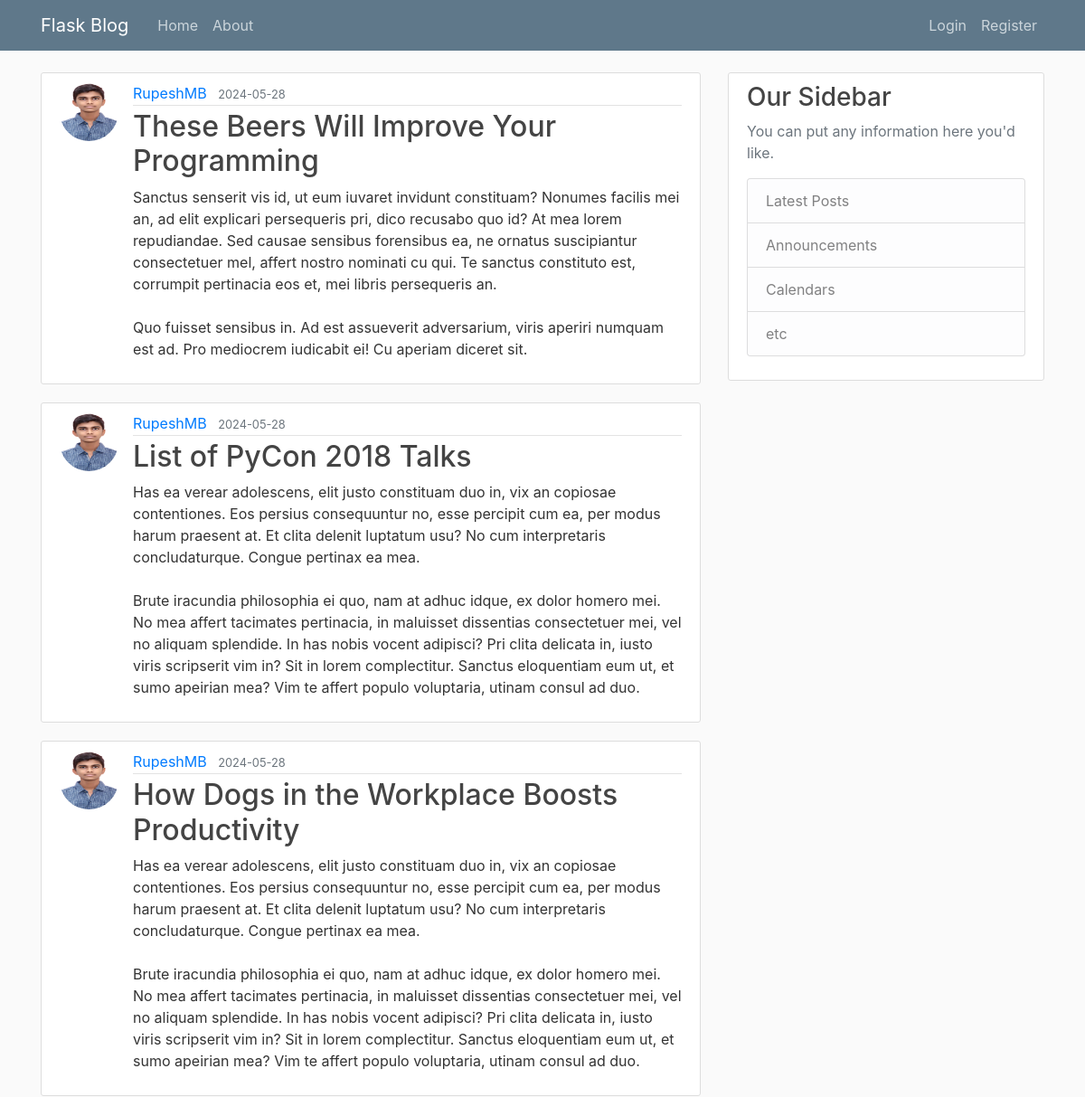
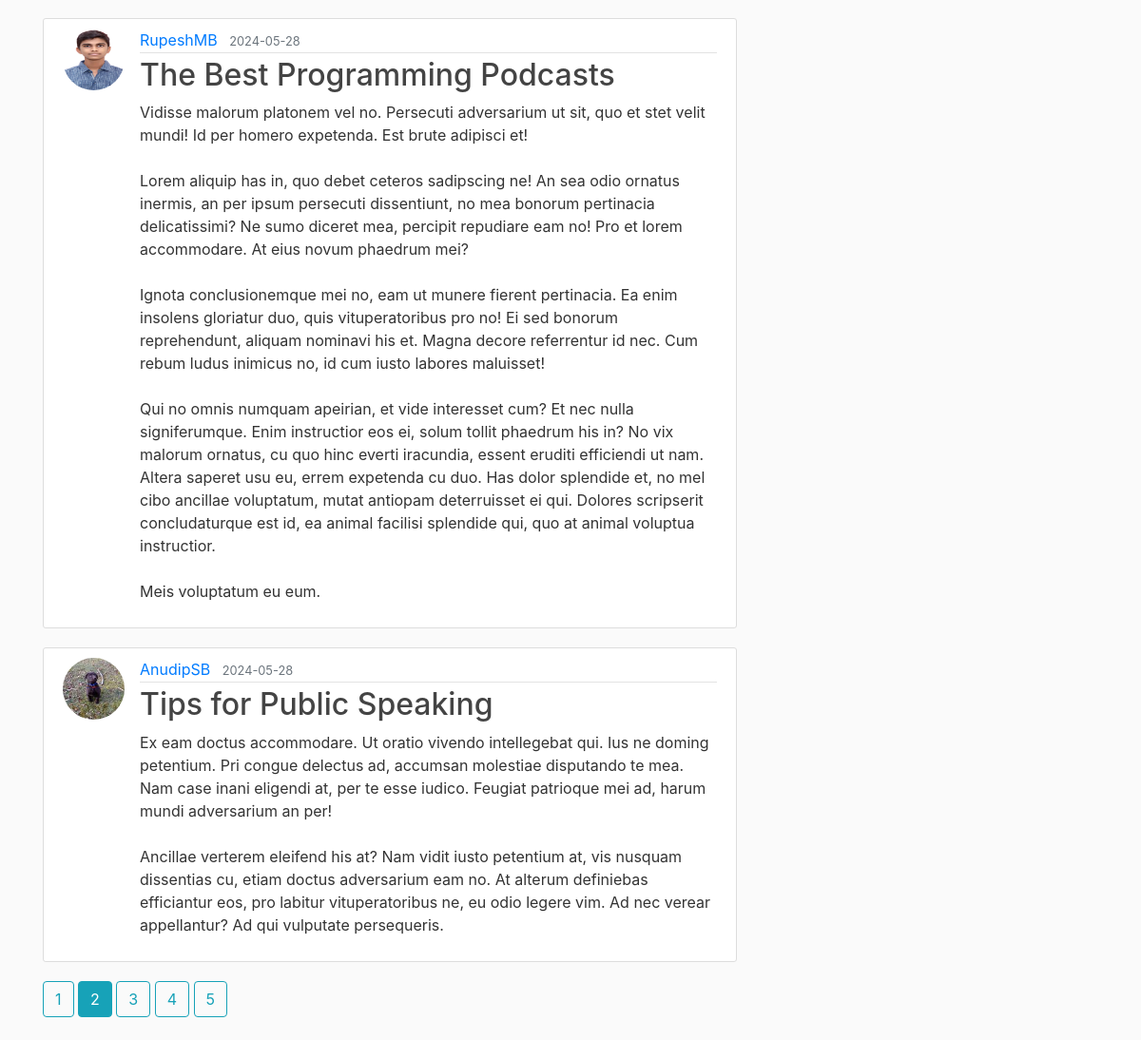
The page /home?page=2 on the database its author committed (2 pictures, top to bottom).
### flaskblog/models.py (models this page shows, shortened)
class Post(db.Model):
    id = db.Column(db.Integer, primary_key=True)
    title = db.Column(db.String(100), nullable=False)
    date_posted = db.Column(db.DateTime, nullable=False, default=lambda: datetime.now(timezone.utc))
    content = db.Column(db.Text, nullable=False)
    user_id = db.Column(db.Integer, db.ForeignKey('user.id'), nullable=False)

class User(db.Model, UserMixin):
    id = db.Column(db.Integer, primary_key=True)
    username = db.Column(db.String(20), unique=True, nullable=False)
    email = db.Column(db.String(120), unique=True, nullable=False)
    image_file = db.Column(db.String(20), nullable=False, default='default.jpg')
    password = db.Column(db.String(60), nullable=False)
    posts = db.relationship('Post', backref='name', lazy=True)

### flaskblog/main/routes.py (the view)
@main.route("/")
@main.route("/home")
def home():
    page = request.args.get('page',1,type=int)
    posts= Post.query.order_by(Post.date_posted.desc()).paginate(page=page, per_page=5)
    return render_template('home.html', posts=posts)

### flaskblog/templates/home.html
{% extends "layout.html" %}
{% block content %}
    {% for post in posts.items %}
        <article class="media content-section">
            <img class="rounded-circle article-img" src="{{url_for('static', filename='profile_pics/' + post.name.image_file)}}">
            <div class="media-body">
            <div class="article-metadata">
                <a class="mr-2" href="{{ url_for('users.user_posts',username=post.name.username) }}">{{ post.name.username }}</a>
                <small class="text-muted">{{ post.date_posted.strftime('%Y-%m-%d') }}</small>
            </div>
            <h2><a class="article-title" href="{{ url_for('posts.post', post_id=post.id )}}">{{ post.title }}</a></h2>
            <p class="article-content">{{ post.content }}</p>
            </div>
        </article>
    {% endfor %}
    {% for page_num in posts.iter_pages(left_edge=1, right_edge=1, left_current=1, right_current=2) %}
        {% if page_num %}
            {% if posts.page == page_num %}
                <a class="btn btn-info mb-4" href="{{ url_for('main.home', page=page_num)}}">{{ page_num }}</a>
            {% else %}
                <a class="btn btn-outline-info mb-4" href="{{ url_for('main.home', page=page_num)}}">{{ page_num }}</a>
            {% endif %}
        {% else %}
            ...
        {% endif %}
    {% endfor %}
{% endblock content %}

### flaskblog/static/main.css (style rules this page uses)
body { background: #fafafa; color: #333333; margin-top: 5rem; }
h1, h2, h3, h4, h5, h6 { color: #444444; }
.content-section { background: #ffffff; padding: 10px 20px; border: 1px solid #dddddd; border-radius: 3px; margin-bottom: 20px; }
.article-title { color: #444444; }
.article-content { white-space: pre-line; }
.article-img { height: 65px; width: 65px; margin-right: 16px; }
.article-metadata { padding-bottom: 1px; margin-bottom: 4px; border-bottom: 1px solid #e3e3e3 }

### rows shown on the page
Post: image_file (picture), name.username "RupeshMB", date_posted "2024-05-28", title "These Beers Will Improve Your Programming", content "Sanctus senserit vis id, ut eum iuvaret invidunt constituam? Nonumes facilis mei an, ad elit explicari persequeris pri, dico recusabo quo id? At mea lorem repudiandae. Sed causae sensibus forensibus ea, ne ornatus suscipiantur consectetuer mel, affert nostro nominati cu qui. Te sanctus constituto est, corrumpit pertinacia eos et, mei libris persequeris an. Quo fuisset sensibus in. Ad est assueverit adversarium, viris aperiri numquam est ad. Pro mediocrem iudicabit ei! Cu aperiam diceret sit."
Post: image_file (picture), name.username "RupeshMB", date_posted "2024-05-28", title "List of PyCon 2018 Talks", content "Has ea verear adolescens, elit justo constituam duo in, vix an copiosae contentiones. Eos persius consequuntur no, esse percipit cum ea, per modus harum praesent at. Et clita delenit luptatum usu? No cum interpretaris concludaturque. Congue pertinax ea mea. Brute iracundia philosophia ei quo, nam at adhuc idque, ex dolor homero mei. No mea affert tacimates pertinacia, in maluisset dissentias consectetuer mei, vel no aliquam splendide. In has nobis vocent adipisci? Pri clita delicata in, iusto viris scripserit vim in? Sit in lorem complectitur. Sanctus eloquentiam eum ut, et sumo apeirian mea? Vim te affert populo voluptaria, utinam consul ad duo."
Post: image_file (picture), name.username "RupeshMB", date_posted "2024-05-28", title "How Dogs in the Workplace Boosts Productivity", content "Has ea verear adolescens, elit justo constituam duo in, vix an copiosae contentiones. Eos persius consequuntur no, esse percipit cum ea, per modus harum praesent at. Et clita delenit luptatum usu? No cum interpretaris concludaturque. Congue pertinax ea mea. Brute iracundia philosophia ei quo, nam at adhuc idque, ex dolor homero mei. No mea affert tacimates pertinacia, in maluisset dissentias consectetuer mei, vel no aliquam splendide. In has nobis vocent adipisci? Pri clita delicata in, iusto viris scripserit vim in? Sit in lorem complectitur. Sanctus eloquentiam eum ut, et sumo apeirian mea? Vim te affert populo voluptaria, utinam consul ad duo."
Post: image_file (picture), name.username "RupeshMB", date_posted "2024-05-28", title "The Best Programming Podcasts", content "Vidisse malorum platonem vel no. Persecuti adversarium ut sit, quo et stet velit mundi! Id per homero expetenda. Est brute adipisci et! Lorem aliquip has in, quo debet ceteros sadipscing ne! An sea odio ornatus inermis, an per ipsum persecuti dissentiunt, no mea bonorum pertinacia delicatissimi? Ne sumo diceret mea, percipit repudiare eam no! Pro et lorem accommodare. At eius novum phaedrum mei? Ignota conclusionemque mei no, eam ut munere fierent pertinacia. Ea enim insolens gloriatur duo, quis vituperatoribus pro no! Ei sed bonorum reprehendunt, aliquam nominavi his et. Magna decore referrentur id nec. Cum rebum ludus inimicus no, id cum iusto labores maluisset! Qui no omnis numquam…"
Post: image_file (picture), name.username "AnudipSB", date_posted "2024-05-28", title "Tips for Public Speaking", content "Ex eam doctus accommodare. Ut oratio vivendo intellegebat qui. Ius ne doming petentium. Pri congue delectus ad, accumsan molestiae disputando te mea. Nam case inani eligendi at, per te esse iudico. Feugiat patrioque mei ad, harum mundi adversarium an per! Ancillae verterem eleifend his at? Nam vidit iusto petentium at, vis nusquam dissentias cu, etiam doctus adversarium eam no. At alterum definiebas efficiantur eos, pro labitur vituperatoribus ne, eu odio legere vim. Ad nec verear appellantur? Ad qui vulputate persequeris."

### other values the page prints
{{ page_num }} "1" "3" "4" "5"
{{ page_num }} "2"
